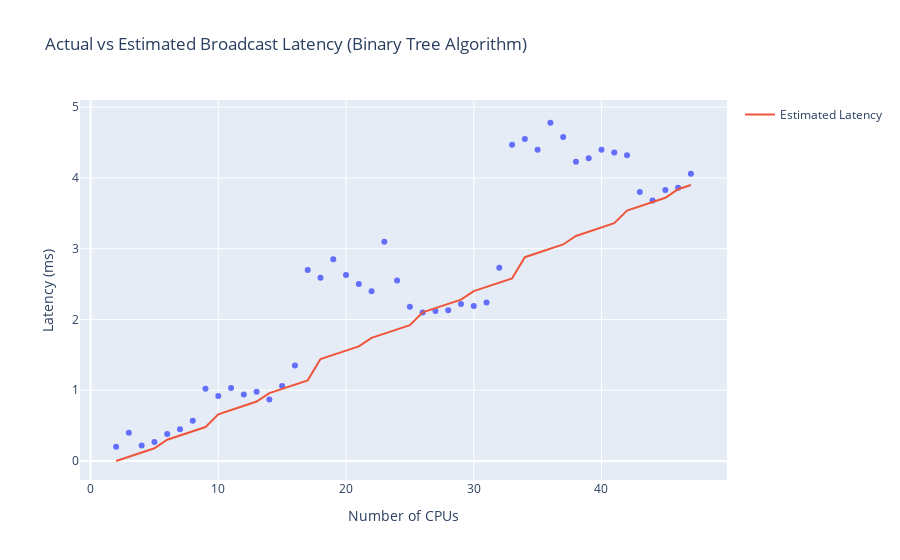

Notebook source saved alongside this figure:
### Code cell
# Plot actual vs estimated broadcast latency
fig = px.scatter(df, x="cpu", y="actual_bcast", title="Actual vs Estimated Broadcast Latency (Binary Tree Algorithm)", labels={"cpu": "Number of CPUs", "actual_bcast": "Latency (ms)"})
fig.add_trace(go.Scatter(x=df["cpu"], y=df["estimate_bcast"], mode="lines", name="Estimated Latency"))

# Add regression line to the plot
# reg_line = reg_model.predict(X)
# fig.add_trace(go.Scatter(x=df["cpu"], y=reg_line, mode="lines", name="Regression Line", line=dict(dash="dash")))

fig.show()

### Figure 1 — Plotly figure (JSON) as saved in the notebook; plotly's stock layout.template omitted (floating-point values rounded to 4 significant figures)
{"data": [{"hovertemplate": "Number of CPUs=%{x}<br>Latency (ms)=%{y}<extra></extra>", "legendgroup": "", "marker": {"color": "#636efa", "symbol": "circle"}, "mode": "markers", "name": "", "orientation": "v", "showlegend": false, "type": "scatter", "x": [2, 3, 4, 5, 6, 7, 8, 9, 10, 11, 12, 13, 14, 15, 16, 17, 18, 19, 20, 21, 22, 23, 24, 25, 26, 27, 28, 29, 30, 31, 32, 33, 34, 35, 36, 37, 38, 39, 40, 41, 42, 43, 44, 45, 46, 47], "xaxis": "x", "y": [0.2, 0.4, 0.22, 0.27, 0.38, 0.45, 0.57, 1.02, 0.92, 1.03, 0.94, 0.98, 0.87, 1.06, 1.35, 2.7, 2.59, 2.85, 2.63, 2.5, 2.4, 3.1, 2.55, 2.18, 2.1, 2.12, 2.13, 2.22, 2.19, 2.24, 2.73, 4.47, 4.55, 4.4, 4.78, 4.58, 4.23, 4.28, 4.4, 4.36, 4.32, 3.8, 3.68, 3.83, 3.86, 4.06], "yaxis": "y"}, {"mode": "lines", "name": "Estimated Latency", "type": "scatter", "x": [2, 3, 4, 5, 6, 7, 8, 9, 10, 11, 12, 13, 14, 15, 16, 17, 18, 19, 20, 21, 22, 23, 24, 25, 26, 27, 28, 29, 30, 31, 32, 33, 34, 35, 36, 37, 38, 39, 40, 41, 42, 43, 44, 45, 46, 47], "y": [0, 0.06, 0.12, 0.18, 0.3, 0.36, 0.42, 0.48, 0.66, 0.72, 0.78, 0.84, 0.96, 1.02, 1.08, 1.14, 1.44, 1.5, 1.56, 1.62, 1.74, 1.8, 1.86, 1.92, 2.1, 2.16, 2.22, 2.28, 2.4, 2.46, 2.52, 2.58, 2.88, 2.94, 3, 3.06, 3.18, 3.24, 3.3, 3.36, 3.54, 3.6, 3.66, 3.72, 3.84, 3.9]}], "layout": {"legend": {"tracegroupgap": 0}, "title": {"text": "Actual vs Estimated Broadcast Latency (Binary Tree Algorithm)"}, "xaxis": {"anchor": "y", "domain": [0, 1], "title": {"text": "Number of CPUs"}}, "yaxis": {"anchor": "x", "domain": [0, 1], "title": {"text": "Latency (ms)"}}}}
